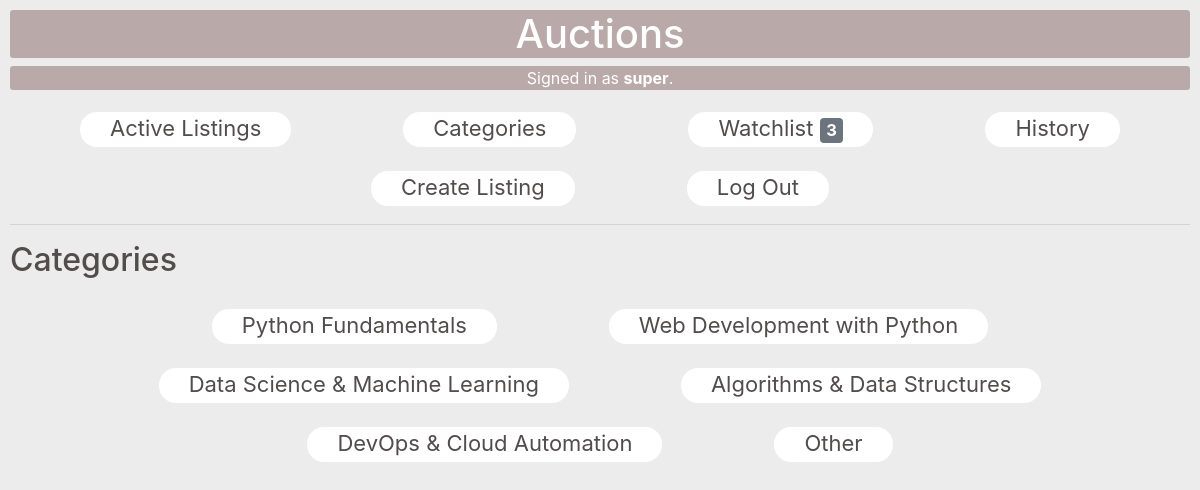
The page /categories (signed in) on the database its author committed.
### auctions/models.py (models this page shows, shortened)
class User(AbstractUser):
    pass

class Category(models.Model):
    category_name = models.CharField(max_length=128, unique=True)
    slug = models.SlugField(unique=True, blank=True)

### auctions/views.py (the view)
# urls.py: path("categories", views.categories, name="categories"),
def categories(request):
    return render(request, "auctions/categories.html", {
        "categories": Category.objects.all()
    })

### auctions/templates/auctions/categories.html
{% extends "auctions/layout.html" %}
{% block body %}
    <h2>Categories</h2>
    <ul class="nav justify-content-center">
        {% for category in categories %}
            <li class="nav-item">
                <a class="nav-link" href="{% url 'category' category.slug %}">{{ category.category_name }}</a>
            </li>
        {% endfor %}
    </ul>
{% endblock %}

### auctions/templates/auctions/layout.html (shortened to what this page needs)
{% load static %}
<!DOCTYPE html>
<html lang="en">
    <head>
        <link rel="stylesheet" href="https://stackpath.bootstrapcdn.com/bootstrap/4.4.1/css/bootstrap.min.css">
        <link href="{% static 'auctions/styles.css' %}" rel="stylesheet">
    </head>
    <body>
        <h1>Auctions</h1>
        <div class="user-status">
            {% if user.is_authenticated %}
                Signed in as <strong>{{ user.username }}</strong>.
            {% else %}
                Not signed in.
            {% endif %}
        </div>
        <ul class="nav justify-content-center">
            <li class="nav-item">
                <a class="nav-link" href="{% url 'index' %}">Active Listings</a>
            </li>
            <li class="nav-item">
                <a class="nav-link" href="{% url 'categories' %}">Categories</a>
            </li>
            {% if user.is_authenticated %}
                <li class="nav-item">
                    <a class="nav-link" href="{% url 'watchlist' %}">
                        Watchlist
                    {% if user.user_watchlist.count %}
                        <span class="badge bg-secondary watchlist-badge">{{ user.user_watchlist.count }}</span>
                    {% endif %}
                    </a>
                </li>
                <li class="nav-item">
                    <a class="nav-link" href="{% url 'history' %}">History</a>
                </li>
                <li class="nav-item">
                    <a class="nav-link" href="{% url 'create' %}">Create Listing</a>
                </li>
                    <li class="nav-item">
                        <a class="nav-link" href="{% url 'logout' %}">Log Out</a>
                    </li>
            {% endif %}
        </ul>
        <hr>
        {% block body %}
        {% endblock %}
    </body>
</html>

### auctions/static/auctions/styles.css (style rules this page uses)
:root { --color-white: rgb(255, 255, 255); --font-color: rgb(82, 76, 76); --background-color: rgb(236, 236, 236); --header-background: rgb(186, 169, 169); --hover-background: rgb(0, 201, 184); --box-shadow-color: 0 0 0 0.25rem rgba(0, 201, 184, 0.25); }
body { padding: 10px; background-color: var(--background-color); }
h1, .user-status { color: var(--color-white); background-color: var(--header-background); text-align: center; border-radius: 3px; }
h2, p { color: var(--font-color); }
.nav-item, .nav-link { color: var(--font-color); font-size: 1.375rem; margin: 11px 13px 0 13px; padding: 0 30px 2px 30px; }
.nav-link { background-color: var(--color-white); border-radius: 17px; transition: background-color 0.1s ease, color 0.1s ease; }
.watchlist-badge { margin-top: 3px; color: var(--color-white) }

### rows shown on the page
User: username "super", user_watchlist.count "3"
Category: category_name "Python Fundamentals"
Category: category_name "Web Development with Python"
Category: category_name "Data Science & Machine Learning"
Category: category_name "Algorithms & Data Structures"
Category: category_name "DevOps & Cloud Automation"
Category: category_name "Other"
